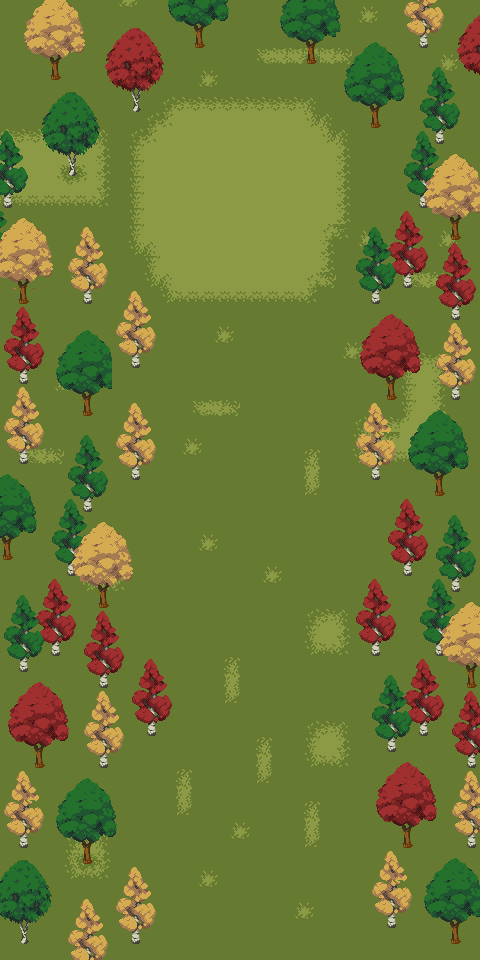

A 2D game scene composited from a Tiled map and its tileset images. What follows is a short description and the map's XML, with each tile layer's data collapsed to a summary:
An orthogonal 30x60 tile map with 16x16 px tiles, 3 tile layers (BackGround, FirstDetails, SecondDetails), 4 tilesets and 12 objects (Teleport).

<map version="1.10" tiledversion="1.10.1" class="Map" orientation="orthogonal" renderorder="right-down" width="30" height="60" tilewidth="16" tileheight="16" infinite="0" nextlayerid="7" nextobjectid="64">
 <properties>
  <property name="initialPlayerPosX" type="int" value="300" />
  <property name="initialPlayerPosY" type="int" value="900" />
 </properties>
 <tileset firstgid="1" name="Environment" tilewidth="16" tileheight="16" tilecount="36" columns="6">
  <image source="BasicTopDown/Environment.png" width="96" height="96" />
 </tileset>
 <tileset firstgid="37" name="Ground Tileset" tilewidth="16" tileheight="16" tilecount="330" columns="22">
  <image source="BasicTopDown/Ground Tileset.png" width="352" height="240" />
 </tileset>
 <tileset firstgid="367" name="Trees" tilewidth="16" tileheight="16" tilecount="546" columns="26">
  <image source="BasicTopDown/Trees.png" width="416" height="336" />
 </tileset>
 <tileset firstgid="913" name="Stone Path Tileset" tilewidth="16" tileheight="16" tilecount="9" columns="3">
  <image source="BasicTopDown/Stone Path Tileset.png" width="48" height="48" />
 </tileset>
 <layer id="1" name="BackGround" width="30" height="60">
  <properties>
   <property name="Draw" type="bool" value="true" />
  </properties>
  <data>[1800 cells, 1800 non-empty, 38 distinct tile ids]</data>
 </layer>
 <layer id="2" name="FirstDetails" width="30" height="60">
  <properties>
   <property name="Draw" type="bool" value="true" />
  </properties>
  <data>[1800 cells, 517 non-empty, 150 distinct tile ids]</data>
 </layer>
 <layer id="3" name="SecondDetails" width="30" height="60">
  <properties>
   <property name="Draw" type="bool" value="true" />
  </properties>
  <data>[1800 cells, 576 non-empty, 205 distinct tile ids]</data>
 </layer>
 <objectgroup id="4" name="Wall">
  <object id="11" x="0" y="288" width="160" height="672" />
  <object id="35" x="0" y="0" width="111" height="288" />
  <object id="51" x="352" y="288" width="128" height="672" />
  <object id="52" x="160" y="672" width="16" height="48" />
  <object id="53" x="368" y="0" width="111" height="288" />
  <object id="54" x="112" y="0" width="256" height="64" />
  <object id="55" x="112" y="64" width="48" height="48" />
  <object id="56" x="335.667" y="64" width="32" height="32" />
  <object id="57" x="352" y="96" width="16" height="16" />
  <object id="60" x="160" y="960" width="192" height="16" />
 </objectgroup>
 <objectgroup id="5" name="ChangeScene">
  <object id="63" type="Teleport" x="320" y="560" width="32" height="96">
   <properties>
    <property name="Destination X" type="int" value="136" />
    <property name="Destination Y" type="int" value="23" />
    <property name="DestinationMap" type="int" propertytype="MapType" value="2" />
   </properties>
  </object>
 </objectgroup>
 <objectgroup id="6" name="Enemy">
  <object id="62" x="160" y="128" width="160" height="144" />
 </objectgroup>
</map>
